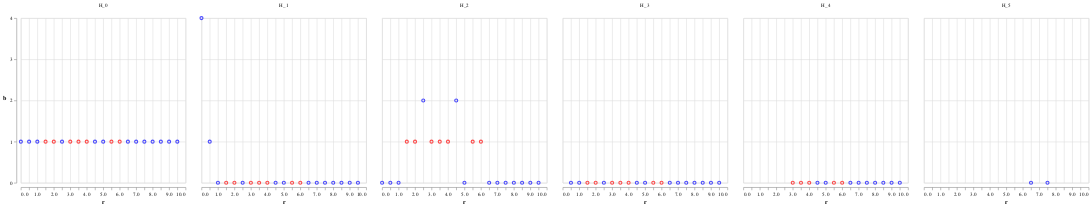

Here is the notebook cell this chart was saved with:
### Code cell
vlShow $ drawPersistentHomologies (simplicialHomologyOverQ . wComplex 2) eqSphere 0.5 20

### Figure 1 — Vega-Lite specification as saved in the notebook (floating-point values rounded to 4 significant figures)
{"$schema": "https://vega.github.io/schema/vega-lite/v4.json", "data": {"values": [{"b": 1, "c": "0", "h": "H_0", "r": 0}, {"b": 4, "c": "0", "h": "H_1", "r": 0}, {"b": 0, "c": "0", "h": "H_2", "r": 0}, {"b": 1, "c": "0", "h": "H_0", "r": 0.5}, {"b": 1, "c": "0", "h": "H_1", "r": 0.5}, {"b": 0, "c": "0", "h": "H_2", "r": 0.5}, {"b": 0, "c": "0", "h": "H_3", "r": 0.5}, {"b": 1, "c": "0", "h": "H_0", "r": 1}, {"b": 0, "c": "0", "h": "H_1", "r": 1}, {"b": 0, "c": "0", "h": "H_2", "r": 1}, {"b": 0, "c": "0", "h": "H_3", "r": 1}, {"b": 1, "c": "1", "h": "H_0", "r": 1.5}, {"b": 0, "c": "1", "h": "H_1", "r": 1.5}, {"b": 1, "c": "1", "h": "H_2", "r": 1.5}, {"b": 0, "c": "1", "h": "H_3", "r": 1.5}, {"b": 1, "c": "1", "h": "H_0", "r": 2}, {"b": 0, "c": "1", "h": "H_1", "r": 2}, {"b": 1, "c": "1", "h": "H_2", "r": 2}, {"b": 0, "c": "1", "h": "H_3", "r": 2}, {"b": 1, "c": "0", "h": "H_0", "r": 2.5}, {"b": 0, "c": "0", "h": "H_1", "r": 2.5}, {"b": 2, "c": "0", "h": "H_2", "r": 2.5}, {"b": 0, "c": "0", "h": "H_3", "r": 2.5}, {"b": 1, "c": "1", "h": "H_0", "r": 3}, {"b": 0, "c": "1", "h": "H_1", "r": 3}, {"b": 1, "c": "1", "h": "H_2", "r": 3}, {"b": 0, "c": "1", "h": "H_3", "r": 3}, {"b": 0, "c": "1", "h": "H_4", "r": 3}, {"b": 1, "c": "1", "h": "H_0", "r": 3.5}, {"b": 0, "c": "1", "h": "H_1", "r": 3.5}, {"b": 1, "c": "1", "h": "H_2", "r": 3.5}, {"b": 0, "c": "1", "h": "H_3", "r": 3.5}, {"b": 0, "c": "1", "h": "H_4", "r": 3.5}, {"b": 1, "c": "1", "h": "H_0", "r": 4}, {"b": 0, "c": "1", "h": "H_1", "r": 4}, {"b": 1, "c": "1", "h": "H_2", "r": 4}, {"b": 0, "c": "1", "h": "H_3", "r": 4}, {"b": 0, "c": "1", "h": "H_4", "r": 4}, {"b": 1, "c": "0", "h": "H_0", "r": 4.5}, {"b": 0, "c": "0", "h": "H_1", "r": 4.5}, {"b": 2, "c": "0", "h": "H_2", "r": 4.5}, {"b": 0, "c": "0", "h": "H_3", "r": 4.5}, {"b": 0, "c": "0", "h": "H_4", "r": 4.5}, {"b": 1, "c": "0", "h": "H_0", "r": 5}, {"b": 0, "c": "0", "h": "H_1", "r": 5}, {"b": 0, "c": "0", "h": "H_2", "r": 5}, {"b": 0, "c": "0", "h": "H_3", "r": 5}, {"b": 0, "c": "0", "h": "H_4", "r": 5}, {"b": 1, "c": "1", "h": "H_0", "r": 5.5}, {"b": 0, "c": "1", "h": "H_1", "r": 5.5}, {"b": 1, "c": "1", "h": "H_2", "r": 5.5}, {"b": 0, "c": "1", "h": "H_3", "r": 5.5}, {"b": 0, "c": "1", "h": "H_4", "r": 5.5}, {"b": 1, "c": "1", "h": "H_0", "r": 6}, {"b": 0, "c": "1", "h": "H_1", "r": 6}, {"b": 1, "c": "1", "h": "H_2", "r": 6}, {"b": 0, "c": "1", "h": "H_3", "r": 6}, {"b": 0, "c": "1", "h": "H_4", "r": 6}, {"b": 1, "c": "0", "h": "H_0", "r": 6.5}, {"b": 0, "c": "0", "h": "H_1", "r": 6.5}, {"b": 0, "c": "0", "h": "H_2", "r": 6.5}, {"b": 0, "c": "0", "h": "H_3", "r": 6.5}, {"b": 0, "c": "0", "h": "H_4", "r": 6.5}, {"b": 0, "c": "0", "h": "H_5", "r": 6.5}, {"b": 1, "c": "0", "h": "H_0", "r": 7}, {"b": 0, "c": "0", "h": "H_1", "r": 7}, {"b": 0, "c": "0", "h": "H_2", "r": 7}, {"b": 0, "c": "0", "h": "H_3", "r": 7}, {"b": 0, "c": "0", "h": "H_4", "r": 7}, {"b": 1, "c": "0", "h": "H_0", "r": 7.5}, {"b": 0, "c": "0", "h": "H_1", "r": 7.5}, {"b": 0, "c": "0", "h": "H_2", "r": 7.5}, {"b": 0, "c": "0", "h": "H_3", "r": 7.5}, {"b": 0, "c": "0", "h": "H_4", "r": 7.5}, {"b": 0, "c": "0", "h": "H_5", "r": 7.5}, {"b": 1, "c": "0", "h": "H_0", "r": 8}, {"b": 0, "c": "0", "h": "H_1", "r": 8}, {"b": 0, "c": "0", "h": "H_2", "r": 8}, {"b": 0, "c": "0", "h": "H_3", "r": 8}, {"b": 0, "c": "0", "h": "H_4", "r": 8}, {"b": 1, "c": "0", "h": "H_0", "r": 8.5}, {"b": 0, "c": "0", "h": "H_1", "r": 8.5}, {"b": 0, "c": "0", "h": "H_2", "r": 8.5}, {"b": 0, "c": "0", "h": "H_3", "r": 8.5}, {"b": 0, "c": "0", "h": "H_4", "r": 8.5}, {"b": 1, "c": "0", "h": "H_0", "r": 9}, {"b": 0, "c": "0", "h": "H_1", "r": 9}, {"b": 0, "c": "0", "h": "H_2", "r": 9}, {"b": 0, "c": "0", "h": "H_3", "r": 9}, {"b": 0, "c": "0", "h": "H_4", "r": 9}, {"b": 1, "c": "0", "h": "H_0", "r": 9.5}, {"b": 0, "c": "0", "h": "H_1", "r": 9.5}, {"b": 0, "c": "0", "h": "H_2", "r": 9.5}, {"b": 0, "c": "0", "h": "H_3", "r": 9.5}, {"b": 0, "c": "0", "h": "H_4", "r": 9.5}]}, "encoding": {"color": {"field": "c", "legend": null, "scale": {"range": ["blue", "red"]}}, "column": {"field": "h", "title": null, "type": "nominal"}, "x": {"axis": {"tickCount": 20}, "field": "r", "type": "quantitative"}, "y": {"axis": {"tickCount": 4, "titleAngle": 0, "titlePadding": 10}, "field": "b", "type": "quantitative"}}, "mark": "point"}
